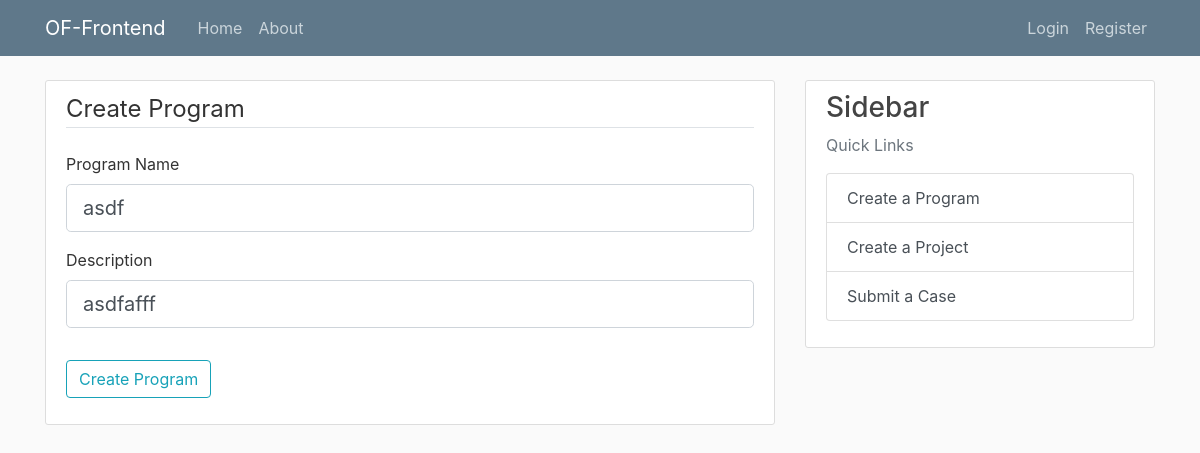
/program/1/update/, run on an earlier commit of the app's database.
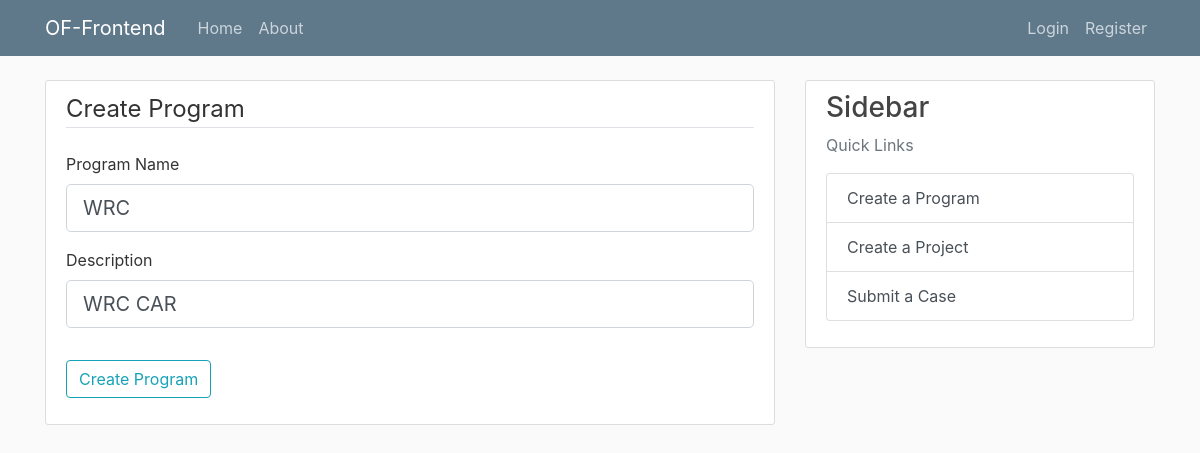
And on a later commit of the database.
### flask_website/models.py (models this page shows, shortened)
class Program(db.Model):
    __tablename__ = "program"
    id = db.Column(db.Integer, primary_key=True)
    name = db.Column(db.String(20), unique=True, nullable=False)
    description = db.Column(db.Text, unique=False, nullable=False)
    created_date = db.Column(db.DateTime, nullable=False, default=datetime.utcnow)
    created_by = db.Column(db.Integer, db.ForeignKey("user.id"), nullable=False)
    project = db.relationship("Project", back_populates="program")  # forward

### flask_website/routes.py (the view)
@login_required
@app.route("/program/<int:program_id>/update/", methods=["GET", "POST"])
def update_program(program_id):
    program = Program.query.get_or_404(program_id)
    form = CreateProgramForm()
    if form.validate_on_submit():
        program.name = form.name.data
        program.description = form.description.data
        db.session.commit()
        flash("Your Program has been updated")
        return redirect(url_for("program", program_id=program_id))
    elif request.method == "GET":
        form.name.data = program.name
        form.description.data = program.description
        return render_template(
            "create_program.html",
            title="Edit a Program",
            form=form,
            legend="Update Program",
        )

### flask_website/forms.py (shortened to what this page needs)
class CreateProgramForm(FlaskForm):
    name = StringField(
        "Program Name", validators=[DataRequired(), Length(min=2, max=20)]
    )
    description = StringField("Description", validators=[DataRequired()])
    submit = SubmitField("Create Program")

### flask_website/templates/create_program.html (shortened to what this page needs)
{% extends "layout.html" %}
{% block content %}
    <div class="content-section">
        <form method="POST" action="">
            <fieldset class="form-group">
                <legend class="border-bottom mb-4">Create Program</legend>
                <div class="form-group">
                    {{ form.name.label(class="form-control-label") }}
                    {% if form.name.errors %}
                        {{ form.name(class="form-control form-control-lg is-invalid") }}
                        <div class="invalid-feedback">
                            {% for error in form.name.errors %}
                                <span>{{ error }}</span>
                            {% endfor %}
                        </div>
                    {% else %}
                        {{ form.name(class="form-control form-control-lg") }}
                    {% endif %}
                </div>
                <div class="form-group">
                    {{ form.description.label(class="form-control-label") }}
                    {% if form.description.errors %}
                        {{ form.description(class="form-control form-control-lg is-invalid") }}
                        <div class="invalid-feedback">
                            {% for error in form.description.errors %}
                                <span>{{ error }}</span>
                            {% endfor %}
                        </div>
                    {% else %}
                        {{ form.description(class="form-control form-control-lg") }}
                    {% endif %}
                </div>
            </fieldset>
            <div class="form-group">
                {{ form.submit(class="btn btn-outline-info") }}
            </div>
        </form>
    </div>
{% endblock content %}

What changed in the data, as far as the page shows it:
changed Program: name "asdf" → "WRC"; description "asdfafff" → "WRC CAR"
